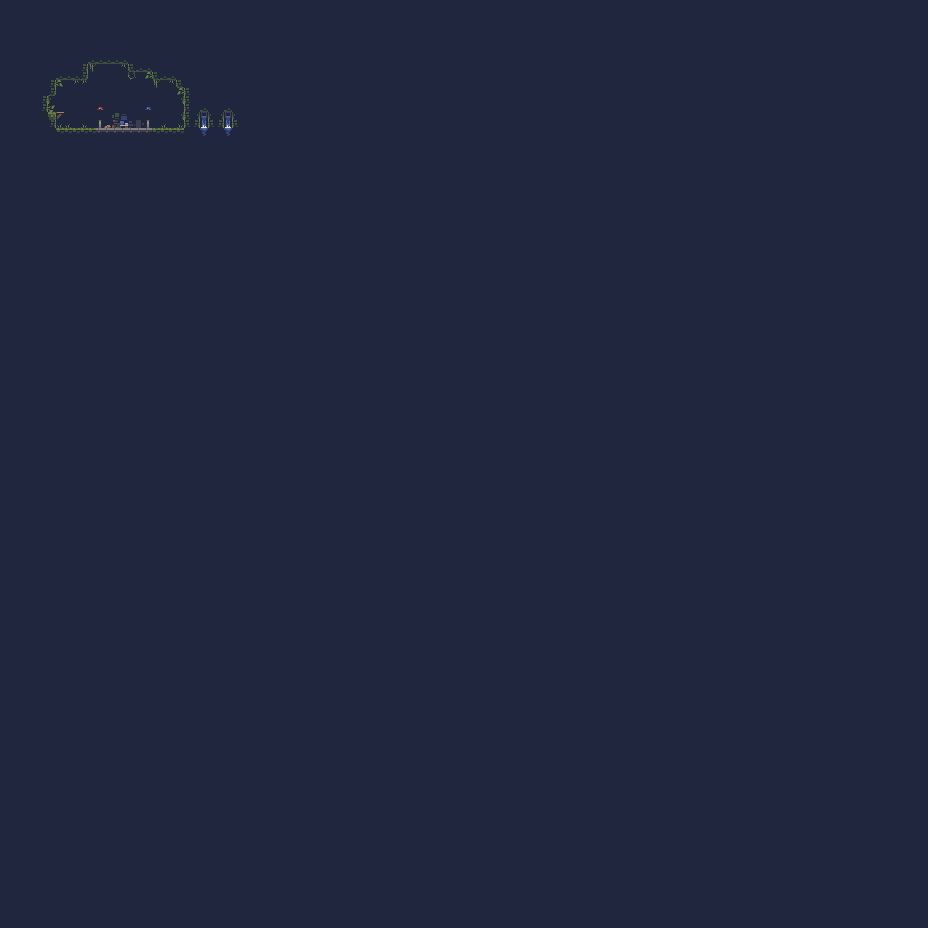

This is a level from a 2D game, rendered from its Tiled map with the project's own tilesets. A one-line summary and the map file follow, with tile-layer data summarised:
An orthogonal 116x116 tile map with 8x8 px tiles, 1 tile layer (Tile Layer 1) and 1 object (Player).

<map version="1.2" tiledversion="1.2.3" orientation="orthogonal" renderorder="right-down" width="116" height="116" tilewidth="8" tileheight="8" infinite="0" backgroundcolor="#21263f" nextlayerid="4" nextobjectid="2">
 <tileset firstgid="1" source="cavesofgallet_tiles.tsx" />
 <layer id="2" name="Tile Layer 1" width="116" height="116">
  <data>[13456 cells, 92 non-empty, 26 distinct tile ids]</data>
 </layer>
 <objectgroup id="3" name="Object Layer 1">
  <object id="1" type="Player" x="112" y="128">
   <point />
  </object>
 </objectgroup>
</map>
